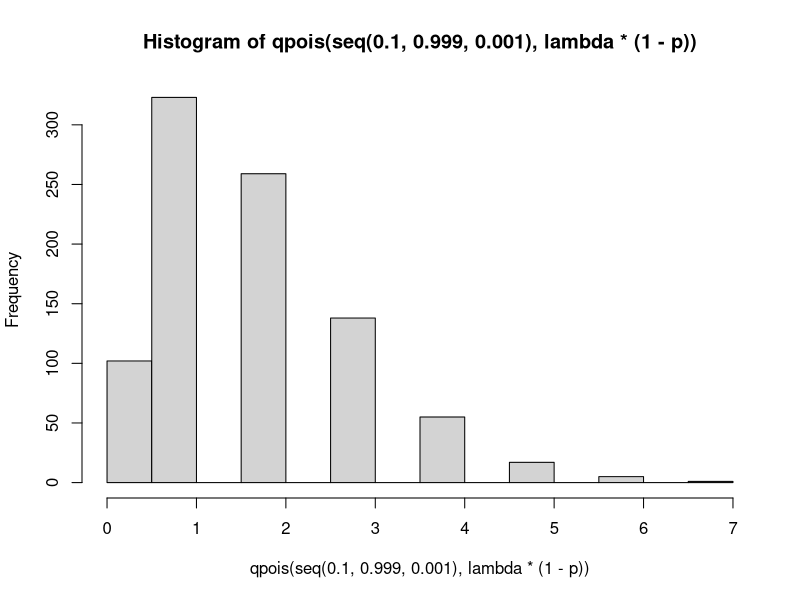
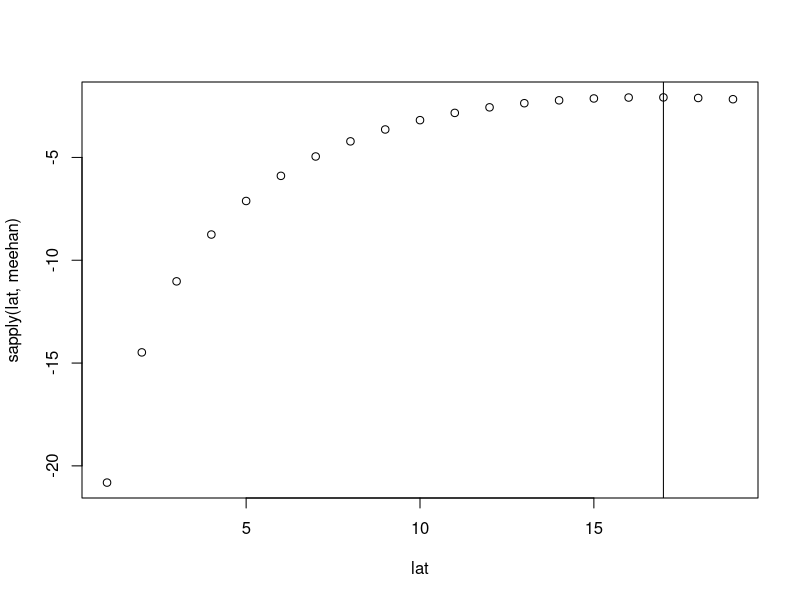
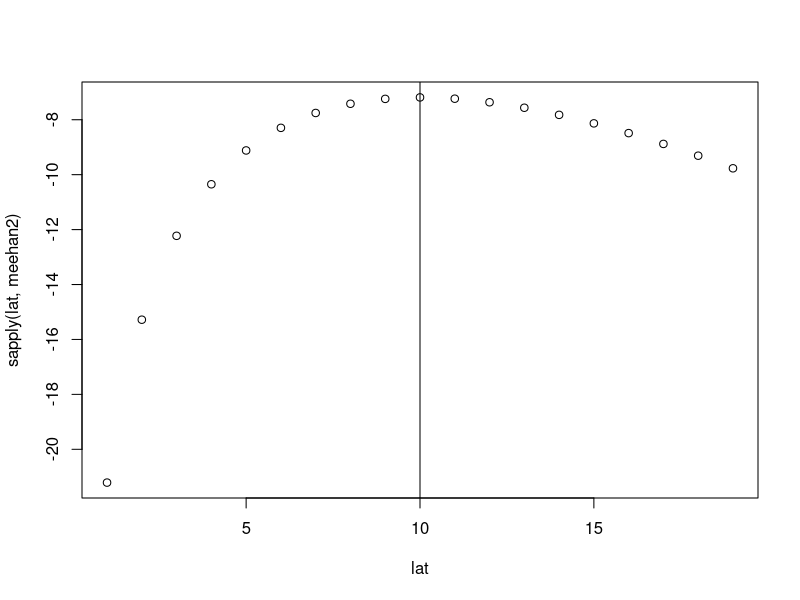

Write the R code that produced these figures, in order.

# Meehan approximation notes - used in NmixtureS and NmixtureV from nimble 
# This was for me to understand how it worked 

# original paper - check appendix B
# https://www.jstatsoft.org/article/view/v095i02

lambda=8 # set a lambda
p=0.8 # set a p
# say you saw 10 individuals, then for the upper 
# bound of the summation you can 
# use a high quartile of the distribution of individuals 
# you didnt see given a set p 
10 + qpois(0.999, lambda * (1-p))
hist(qpois(seq(0.1,0.999,0.001), lambda * (1-p))) # e.g conditional distribution of missed individuals


# trial of approximation
meehan = function(lamda){
 p=0.6 # fixed p
 fac = 1
 lambda=lamda; 
 ff = lambda * (1-p) 
 y = 10 #  count is 10
 N.max = y + qpois(0.999, lambda * (1-p))

 for(i in (N.max - y):1) fac <- 1 + fac * ff / i # loop through the recursive sum

 log.L <- dpois(y, lambda, log = TRUE) + 
  + dbinom(y, y, p, log = TRUE) + log(fac) # calc log likelihood 

 return(log.L)
}

lat =c(1,2,3,4,5,6,7,8,9,10,11,12,13,14,15,16,17,18,19)
plot(lat,sapply(lat,meehan))
abline(v=lat[which.max(sapply(lat,meehan))]) # likelihood maximized at 17 as true value

16*0.6
17*0.6 # closest to 10
18*0.6

# without the meehan component 
meehan2 = function(lamda){
  p<-0.6
  fac <- 1
  lambda<- lamda; 
  ff <- lambda * (1-p) 
  y <- 10 #  count
  N.max <- y + qpois(0.999, lambda * (1-p))
  
  for(i in (N.max - y):1) fac <- 1 + fac * ff / i
  log.L <- dpois(y, lambda, log = TRUE) +
    + dbinom(y, y, p, log = TRUE) 
  
  return(log.L)
}

plot(lat,sapply(lat,meehan2))
abline(v=lat[which.max(sapply(lat,meehan2))]) 
